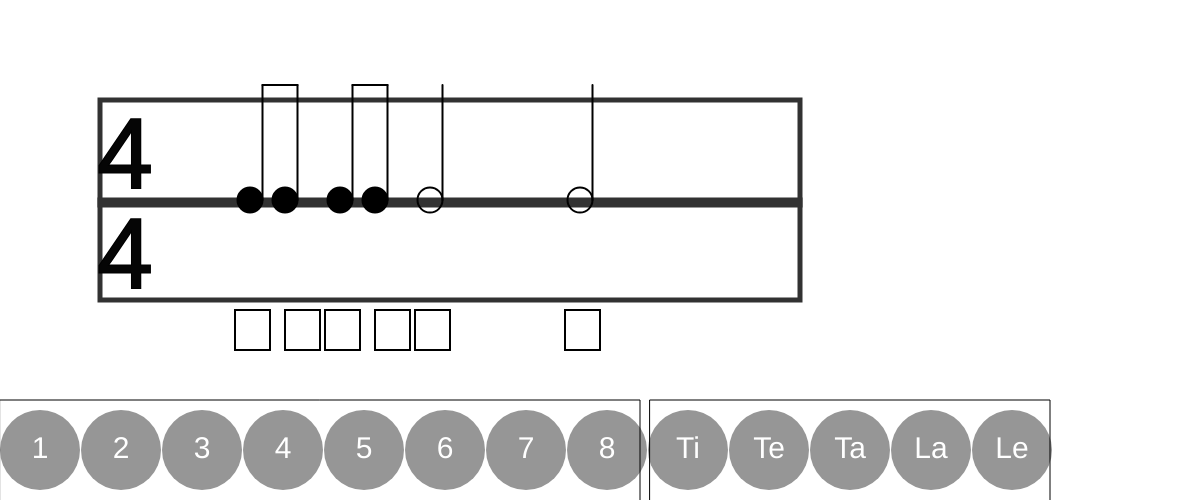
Frame 1 (no input)
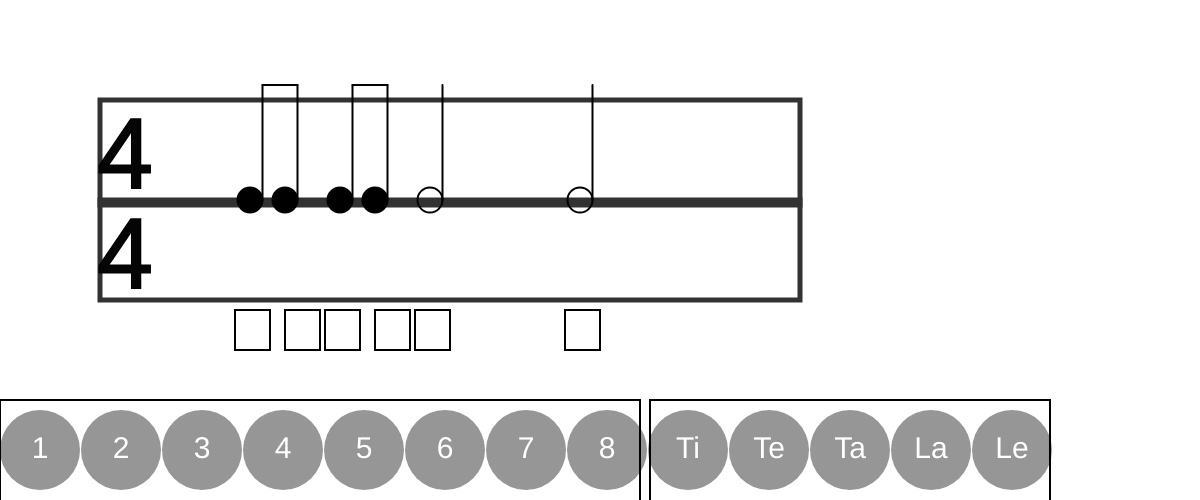
Frame 60 (no input)
Frame 120 (the mouse pressed at the canvas centre since frame 60): identical to frame 60, image omitted

The p5.js sketch that drew these frames (run headless with seeded random() and noise() and a simulated clock; from frame 60 on, the mouse is pressed at the canvas centre):

// p5.js sketch
// ── sketch.js
//Sketch file
var count = [] // for counting class
var countingcontainer = []// for counting class boxes
var note = []// array for all note classes
var flashCard 
var names = ["1", "2", "3", "4", "5", "6", "7", "8", "Ti", "Te", "Ta", "La", "Le"]
var counters = [];
var county = []
var response = []
var half = []
var quarter = []
var eighth = []


function setup() {
  createCanvas(1200, 500);
	note.push(new HalfNote(0,0));
	note.push(new QuarterNote(0,0));
	note.push(new EighthNote(0,0));
	countingcontainer.push(new CountingContainer(0, 400));
	countingcontainer.push(new RightCountingContainer(650, 400))
	
	for (var i = 0; i < names.length; i++) {
		count.push(new Counting(40+81*i, 450, names[i]));
	}
	
	flashCard = new Flashcard(100, 100)
	
	// Create a level
	note = lvlGen(3);
}

//counting elements
function draw() {
  background(255);
	

	// Drawing generic objects
	for (var i in count) {
        count[i].show();
    }
	
	for (var i in countingcontainer) {
		countingcontainer[i].show();	
	}
	// box around counting element(number styles)

	
	//flashcard
	flashCard.show()
	
	
	 //halfnote

	for (var i in note) {
        note[i].show();
    }
	
	/* //quarternote
	for (var i = 0; i < 1; i++) {
		note.push(new QuarterNote(350, 160));
	}
	for (var i in note) {
        note[i].show();
    }
	
	//eighthnote
	for (var i = 0; i < 1; i++) {
		note.push(new EighthNote(500, 160));
	}
	for (var i in note) {
        note[i].show();
	}
	
	

	//AnotherEighthnote
	for (var i = 0; i < 1; i++) {
		note.push(new EighthNote(650, 160));
	}
	for (var i in note) {
        note[i].show();
    }*/
	
}


function objDist(obj1){	
	
	var a = obj1.x - mouseX;
	var b = obj1.y - mouseY;
	
	var c = Math.sqrt((a*a) + (b*b))

	return c;
}

function mousePressed() {
	for (var c in count) {
		if (objDist(count[c]) <= count[c].r) { 
			county.push(count[c].name)
		}
	}
}//end of mouseclicked

function keyTyped() {
	note = lvlGen(3)
}
/*
	if (response.length < )
response length must be less than # of boxes
if 1 clicked at bottom, adds 1 to arr
adds text in boxes when clicked.
*/
// ── becky.js
//Counting class to store counting elements
class Counting {
	//creates elements identity
	constructor(x,y, name) {
		this.r = 40
		this.x = x
		this.y = y
		this.name = name
		this.one = "1"
		this.two = "2"
		this.three = "3"
		this.four = "4"
		this.five = "5"
		this.six = "6"
		this.seven = "7"
		this.eight = "8"
		this.ti = "ti"
		this.te = "te"
		this.ta = "ta"
		this.la = "la"
		this.le = "le"
	}//end of constructor
	
	//creates way to show elements
	show() {
		noStroke();
		fill(150)
		circle(this.x,this.y,this.r*2)
		fill(255)
		textSize(30)
		textAlign(CENTER, CENTER)
		text(this.name, this.x, this.y)
		/*
		text(this.one, 40, 461)
		text(this.two, 121, 461)
		text(this.three, 40+81*2, 461)
		text(this.four, 40+81*3, 461)
		text(this.five, 40+81*4, 461)
		text(this.six, 40+81*5, 461)
		text(this.ti, 40+81*6, 461)
		text(this.te, 40+81*7, 461)
		text(this.ta, 40+81*8, 461)
		text(this.la, 40+81*9, 461)
		text(this.le, 40+810, 461)*/
	}
}

// puts box around counting elements 
class CountingContainer {
	constructor (x,y){
		this.x = x
		this.y = y
		this.w = 640
	} // end of constructor
	
	show(){
		noFill();
		stroke(1,1,1)
		rect(this.x, this.y, this.w, this.w)
		
	}
	
}




// puts box around counting elements 
class RightCountingContainer {
	constructor (x,y){
		this.x = x
		this.y = y
		this.w = 400
	} // end of constructor
	
	show(){
		noFill();
		stroke(1,1,1)
		rect(this.x, this.y, this.w, this.w)
		
	}
	
}





//half note
class HalfNote {
	constructor(x,y) {
		
		this.x = x
		this.y = y
		this.w = 25
		this.val = 2
		this.spacing = 150;
		this.active = false
	}
	
	show() {
		noFill();
		circle(this.x,this.y + 40, this.w);
		strokeWeight(2);
		line(this.x+this.w/2, this.y+40, this.x+this.w/2, this.y-75);
		noFill()
		rect(this.x-15, this.y+150,35, 40)
	}
}


//quarter note	
class QuarterNote {
	constructor(x,y) {
		this.x = x
		this.y = y
		this.w = 30
		this.val = 1
		this.spacing = 100;
		this.active = false
	}
	
	show() {
		fill(0);
		circle(this.x,this.y + 40, this.w)
		line(this.x+this.w/2, this.y+40, this.x+this.w/2, this.y-75);
		noFill()
		rect(this.x-15, this.y+150,35, 40)
	}
}


//eighth note
class EighthNote {
	constructor(x,y) {
		this.x = x
		this.y = y
		this.w = 25
		this.val = 0.5 
		this.spacing = 90;
		this.active = false
	}
	
	show() {
		fill(0);
		line(this.x+this.w/2, this.y+40, this.x+this.w/2, this.y-75);
		line(this.x+this.w/2, this.y-75, this.x+35+this.w/2, this.y-75)
		line(this.x+35+this.w/2, this.y+40, this.x+35+this.w/2, this.y-75);
		circle(this.x+35,this.y + 40, this.w)
		circle(this.x,this.y + 40, this.w)
		noFill()
		rect(this.x-15, this.y+150,35, 40)
		rect(this.x+35, this.y+150,35, 40)
	}
}



function lvlGen(n) {
	var newNotes = [] 
	var answer = []
	var spacing = 250;
	var totalValue = 1;
	for (var i = 0; i <= n ; i++) { 
		var randItem = Math.floor(Math.random()*3); 
		console.log(randItem);
		if (randItem == 0) { 
			newNotes.push (new HalfNote(spacing ,160))
		} else if (randItem == 1) { 
			newNotes.push(new QuarterNote(spacing+50 ,160))
		} else if (randItem == 2) { 
			newNotes.push(new EighthNote(spacing ,160))
			answer.push(totalValue)
			totalValue += 0.5;
		}
		
		//if(){
			//console.log( newNotes );
		//	}
		spacing += newNotes[newNotes.length - 1].spacing;
		answer.push(totalValue);
		totalValue += newNotes[newNotes.length - 1].val;
		
	} 
	console.log(answer);
	 return(newNotes);
	
}





// ── leah.js
//Leah's file

class Flashcard {
	constructor(x,y) {
		this.x = x
		this.y = y
		this.w = 50
		this.h = 50
		this.topMeter = "4"
		this.bottomMeter = "4"
	}
	
	show() { 
		stroke(50);
		strokeWeight(5)
		noFill()
		rect(this.x, this.y, 700,200)
		rect(this.x, this.y+100, 700,5)
		stroke(0)
		textSize(100)
		fill(5)
		strokeWeight(2)
		text(this.topMeter, this.x+25,this.y+60)
		text(this.bottomMeter, this.x+25,this.y+160)
		//textSize(30)
		}
}
